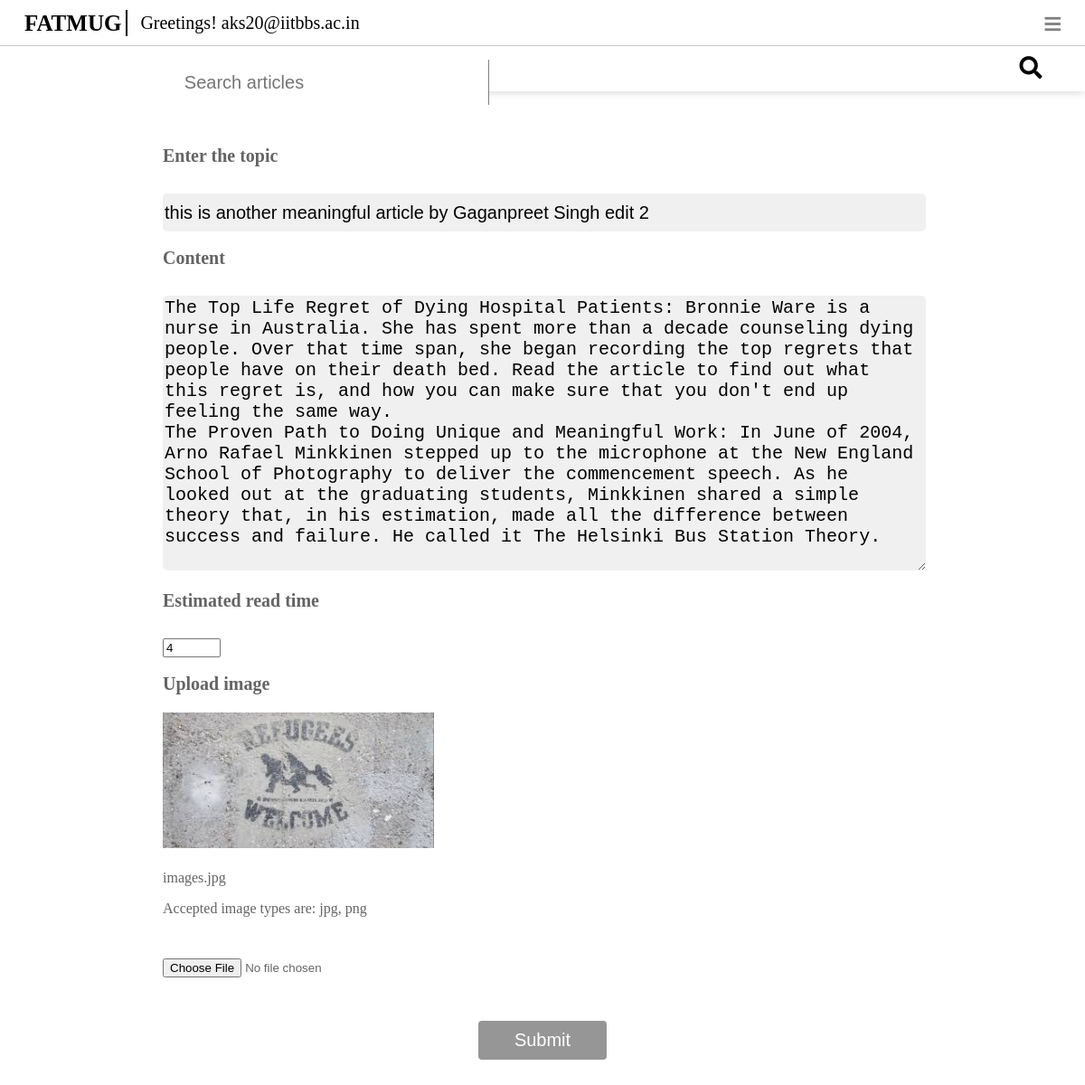
Page /edit/9 (signed in) on the committed database.
### articles/models.py (models this page shows, shortened)
class articles(models.Model):
	author = models.ForeignKey(User, on_delete=models.CASCADE)
	date = models.DateField(auto_now=True)
	title = models.CharField(max_length=200)
	brief_content = models.TextField(default="A brief (Old French from Latin 'brevis', short) is a written legal document used in various legal adversarial systems that is presented to a court arguing why one party to a particular case should prevail")
	content = models.TextField()
	no_of_reads = models.PositiveIntegerField(default=0)
	likes = models.PositiveIntegerField(default=0)
	image = models.ImageField(default="images.jpg", blank=True)
	read_time = models.IntegerField()
	tags = models.ManyToManyField(tags)

### articles/views.py (the view, shortened to what this page needs)
# urls.py: path('edit/<int:number>', views.edit_article, name='edit'),
@login_required(login_url="login")
def edit_article(request, number):
	try:
		article = models.articles.objects.get(pk=number)
		if article.author == request.user:
			return render(request, 'edit.html', {"article": article})
		else:
			messages.add_message(request, messages.ERROR, "Request Denied")
			return HttpResponseRedirect(reverse('your_articles'))
	except:
		messages.add_message(request, messages.ERROR, "The article doesn't exist")
		return HttpResponseRedirect(reverse('home'))

### articles/templates/edit.html (shortened to what this page needs)
{% load static %}
<!DOCTYPE html>
<html>
	<head>
		<link rel="stylesheet" href="https://pro.fontawesome.com/releases/v5.10.0/css/all.css"/>
		<link rel="stylesheet" href="{% static 'css/navbar.css' %}" type="text/css">
		<link rel="stylesheet" href="{% static 'css/edit.css' %}" type="text/css">
	</head>
	<body>
		<div class="Outer_navbar_wrapper">
			<div class="Navbar_wrapper">
				<div class="left">
					<a href="{% url 'home' %}"><div class="nav_item" id="logo">FATMUG</div></a>
					<div class="nav_item" id="greeting">Greetings! {{request.user}}</div>
				</div>
				<div class="right">
					<div class="nav_item left_items" id="special" onclick="change()"><i class="fas fa-bars"></i></div>
				</div>
			</div>
			<div class="search">
				<input type="text" placeholder="Search articles" class="search-input"/>
				<span class="search-icon"><i class="fas fa-search"></i></span>
			</div>
		</div>
		<div class="form_container">
			<form action="" method="POST">
				<label for="Topic">Enter the topic</label>
				<br>
				<input id="Topic" class="inputs" value="{{article.title}}" name="title" type="texts">
				<br>
				<br>
				<label for="Content">Content</label>
				<br>
				<textarea id="Content" class="inputs" name="content" type="texts">{{article.content}}</textarea>
				<br>
				<br>
				<label for="readtime">Estimated read time</label>
				<br>
				<input type="number" value="{{article.read_time}}" id="read_time" name="readtime" min="1" max="100">
				<br>
				<br>
				<label for="image">Upload image</label>
				<div class="thumbnail_image"><img src="/media/{{article.image}}" height="150" width="300"></div>
				<p>{{article.image}}</p>
				<p>Accepted image types are: jpg, png</p>
				<input id="image" type="file" name="image">
				<br>
				<div class="button"><input id="Submit" type="Submit"></div>
			</form>
		</div>
	</body>
</html>

### Abhinav_project/static/css/navbar.css (style rules this page uses)
body, html { margin: 0; padding: 0; }
.Outer_navbar_wrapper { position: sticky; top: 0; left: 0; box-shadow: 0px 0px 10px rgba(0,0,0,0.2); }
.Navbar_wrapper { font-family: Verdana; color: grey; background-color: white; width: 100%; height: 50px; display: flex; flex-direction: row; justify-content: space-between; align-items: center; }
.left, .right { flex-grow: 0; flex-shrink: 0; height: 25px; }
.left { font-size: 20px; color: black; display: flex; justify-content: center; align-items: center; }
.right { font-size: 15px; }
.nav_item { border-radius: 3px; line-height: 25px; padding-left: 5px; padding-right: 5px; height: 100%; border: 2px solid white; display: inline-block; }
#logo { margin-left: 20px; font-size: 25px; font-weight: bolder; color: black; cursor: pointer; }
#logo::after { margin-left: 5px; content: ""; border: 1px solid black; }
.right div { margin-right: 20px; }
.hidden, #special { background-color: white; z-index: 1000; display: none; }
#special { font-size: 20px; }
@media screen and (max-device-width: 800px) { .Navbar_wrapper { box-shadow: none; } }
@media screen and (max-device-width: 800px) { .right .nav_item { display: none; } }
@media screen and (max-device-width: 800px) { #special { display: block; } }
.search { display: flex; align-items: center; height: 50px; width: 100%; justify-content: space-between; border-top: 1px solid rgb(200, 200, 200); }
.search-input { text-align: center; font-size: 20px; padding: 0px; height: 100%; width: 45%; border: none; border-right: 1px solid grey; }
.search-icon { font-size: 25px; border: none; height: 100%; line-height: 50px; text-align: center; width: 10%; cursor: pointer; background-color: white; }
a, a:hover { text-decoration: none; color: grey; }

### Abhinav_project/static/css/edit.css (style rules this page uses)
.form_container { width: 70%; margin-left: auto; margin-right: auto; margin-top: 60px; font-family: verdana; padding-bottom: 100px; color: rgb(100,100,100); }
label { margin-top: 30px; font-weight: bold; font-size: 20px; }
#Topic, #Content { margin-top: 30px; background-color: rgb(240,240,240); border: none; font-size: 20px; border-radius: 5px; }
input { margin-top: 30px; }
#Topic { height: 40px; line-height: 40px; width: 100%; }
#Content { height: 300px; width: 100%; }
.button { text-align: center; }
#Submit { padding: 10px 40px 10px 40px; background-color: rgb(150, 150, 150); font-size: 20px; color: white; border: none; border-radius: 4px; }
a, a:hover { text-decoration: none; color: grey; }
.thumbnail_image { margin-top: 20px; margin-bottom: 20px; }

### rows in the picture
articles: title "this is another meaningful article by Gaganpreet Singh edit 2", content "The Top Life Regret of Dying Hospital Patients: Bronnie Ware is a nurse in Australia. She has spent more than a decade counseling dying people. Over that time span, she began recording the top regrets that people have on their death bed. Read the article to find out what this regret is, and how you can make sure that you don't end up feeling the same way. The Proven Path to Doing Unique and Meaningful Work: In June of 2004, Arno Rafael Minkkinen stepped up to the microphone at the New England School of Photography to deliver the commencement speech. As he looked out at the graduating students, Minkkinen shared a simple theory that, in his estimation, made all the difference between success…", readtime "4", image (picture), image "images.jpg"

### other values in the picture
{{ request.user }} "aks20@iitbbs.ac.in"
